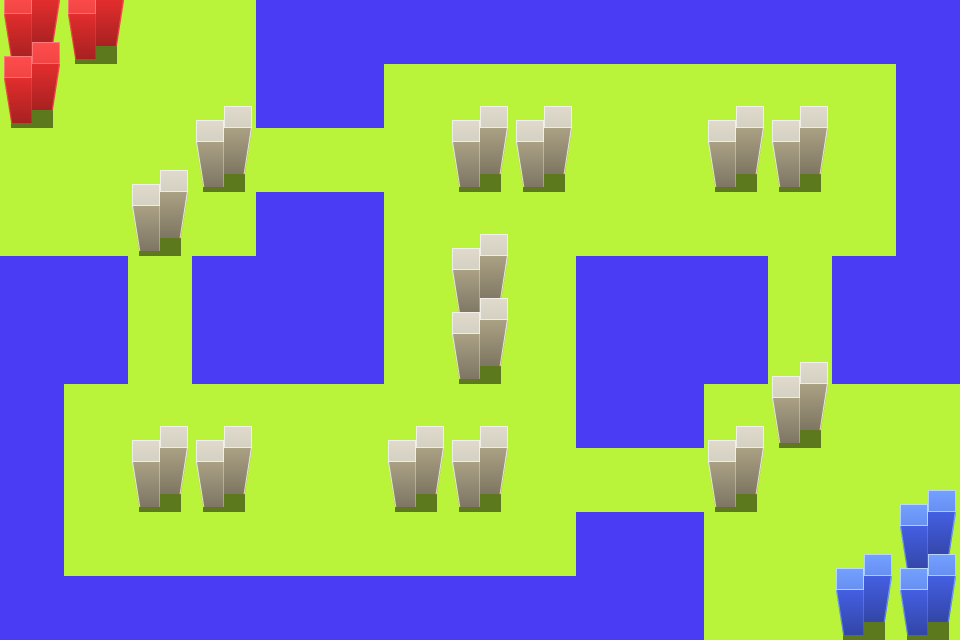

This is a level from a 2D game, rendered from its Tiled map with the project's own tilesets. A one-line summary and the map file follow, with tile-layer data summarised:
An orthogonal 15x10 tile map with 64x64 px tiles, 1 tile layer (Tile Layer 1).

<map version="1.0" orientation="orthogonal" width="15" height="10" tilewidth="64" tileheight="64">
 <tileset firstgid="1" name="AndroidWarsTileset" tilewidth="64" tileheight="96">
  <image source="../tilesets/Tileset-v2.png" width="256" height="288" />
  <tile id="0">
   <properties>
    <property name="TileTypeName" value="plain" />
   </properties>
  </tile>
  <tile id="1">
   <properties>
    <property name="TileTypeName" value="sea" />
   </properties>
  </tile>
  <tile id="2">
   <properties>
    <property name="TileTypeName" value="city" />
   </properties>
  </tile>
  <tile id="3">
   <properties>
    <property name="TileTypeName" value="city" />
   </properties>
  </tile>
  <tile id="4">
   <properties>
    <property name="TileTypeName" value="city" />
   </properties>
  </tile>
 </tileset>
 <layer name="Tile Layer 1" width="15" height="10">
  <data>[150 cells, 150 non-empty, 5 distinct tile ids]</data>
 </layer>
</map>